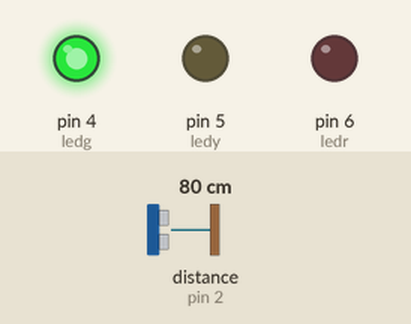
Recording of a sketch running on a simulated Arduino Uno, built with avr-gcc and run on an emulated ATmega328P. Parts: output pins drawn as LEDs (lit = HIGH). Wiring (inferred from the names in the program): ultrasonic range finder: trigger pin 3; echo pin 2. The test bench sets the inputs (shaded band); at power-on: distance to the obstacle (sensor on pin 2) 80 cm. The echo pulse lasts 58.3 µs per cm; pins used as bus, display or sensor lines are not drawn.

Above: at 1.2 s.
1.3 s: distance to the obstacle (sensor on pin 2) set to 29 cm
2.8 s: distance to the obstacle (sensor on pin 2) set to 24 cm
At 3.4 s:
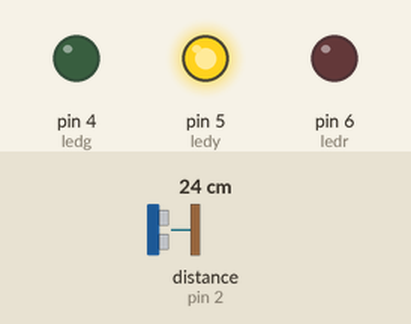
4.3 s: distance to the obstacle (sensor on pin 2) set to 2 cm
At 5.5 s:
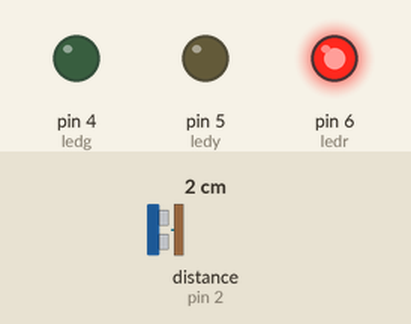
5.8 s: distance to the obstacle (sensor on pin 2) set to 18 cm
At 6.9 s:
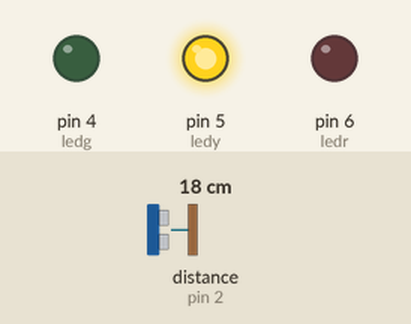
7.3 s: distance to the obstacle (sensor on pin 2) set to 4 cm
At 8.0 s:
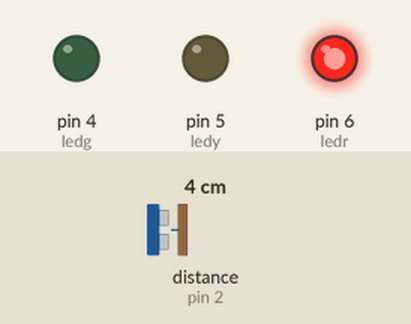
Timing chart, 0 to 9.8 s (numbered marks = the images above; inputs shaded):
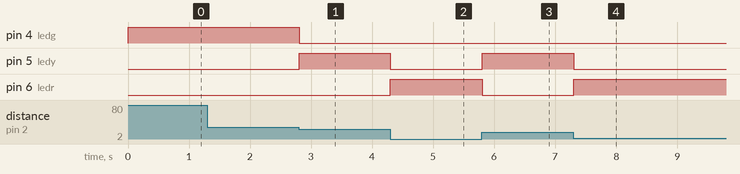

Measured:
- the behaviour switches between 26 and 25 cm on distance to the obstacle (sensor on pin 2) (found by bisection; images 0 and 1)
- after the input at 1.3 s, every drawn part: stays the same
- after the input at 2.8 s, pin 4 (ledg): HIGH → LOW at once; pin 5 (ledy): LOW → HIGH at once
- after the input at 4.3 s, pin 5 (ledy): HIGH → LOW at once; pin 6 (ledr): LOW → HIGH at once
- after the input at 5.8 s, pin 5 (ledy): LOW → HIGH at once; pin 6 (ledr): HIGH → LOW at once
- after the input at 7.3 s, pin 5 (ledy): HIGH → LOW at once; pin 6 (ledr): LOW → HIGH at once

The sketch:

Prog07.ino
```cpp
/*
By: Daniel Viegas
This program was made to simulate a car ditance back sensor, each color represents a distance range
Green: Over 25
Yellow: Between 25 and 10
Red: Below 10

The range can be changed by modifying the limiters 1 and 2
*/
#define echo 2
#define trig 3
#define ledg 4
#define ledy 5
#define ledr 6

bool State;

bool changed;

long duration, dist;
int Limiter1;
int Limiter2;

void setup(){
  Serial.begin(9600);

  pinMode(trig, OUTPUT);
  pinMode(echo, INPUT);
  pinMode(ledg, OUTPUT);
  pinMode(ledy, OUTPUT);
  pinMode(ledr, OUTPUT);
  readultra();
  Limiter1 = 25;
  Limiter2 = 10;
}

void loop()
{


  while(dist > Limiter1){
    digitalWrite(ledg, HIGH);
    digitalWrite(ledy, LOW);
    digitalWrite(ledr, LOW);
    readultra();
  }
  while(dist <= Limiter1 && dist > Limiter2){
    digitalWrite(ledg, LOW);
    digitalWrite(ledy, HIGH);
    digitalWrite(ledr, LOW);
    readultra();
  }
  while(dist <= Limiter2){
    digitalWrite(ledg, LOW);
    digitalWrite(ledy, LOW);
    digitalWrite(ledr, HIGH);
    readultra();
  }


}

void readultra(){
  digitalWrite(trig, LOW);
  delayMicroseconds(2);
  digitalWrite(trig, HIGH);
  delayMicroseconds(10);
  digitalWrite(trig, LOW);

  duration = pulseIn(echo, HIGH);


  dist = (duration / 2) / 29.1;

}
```
